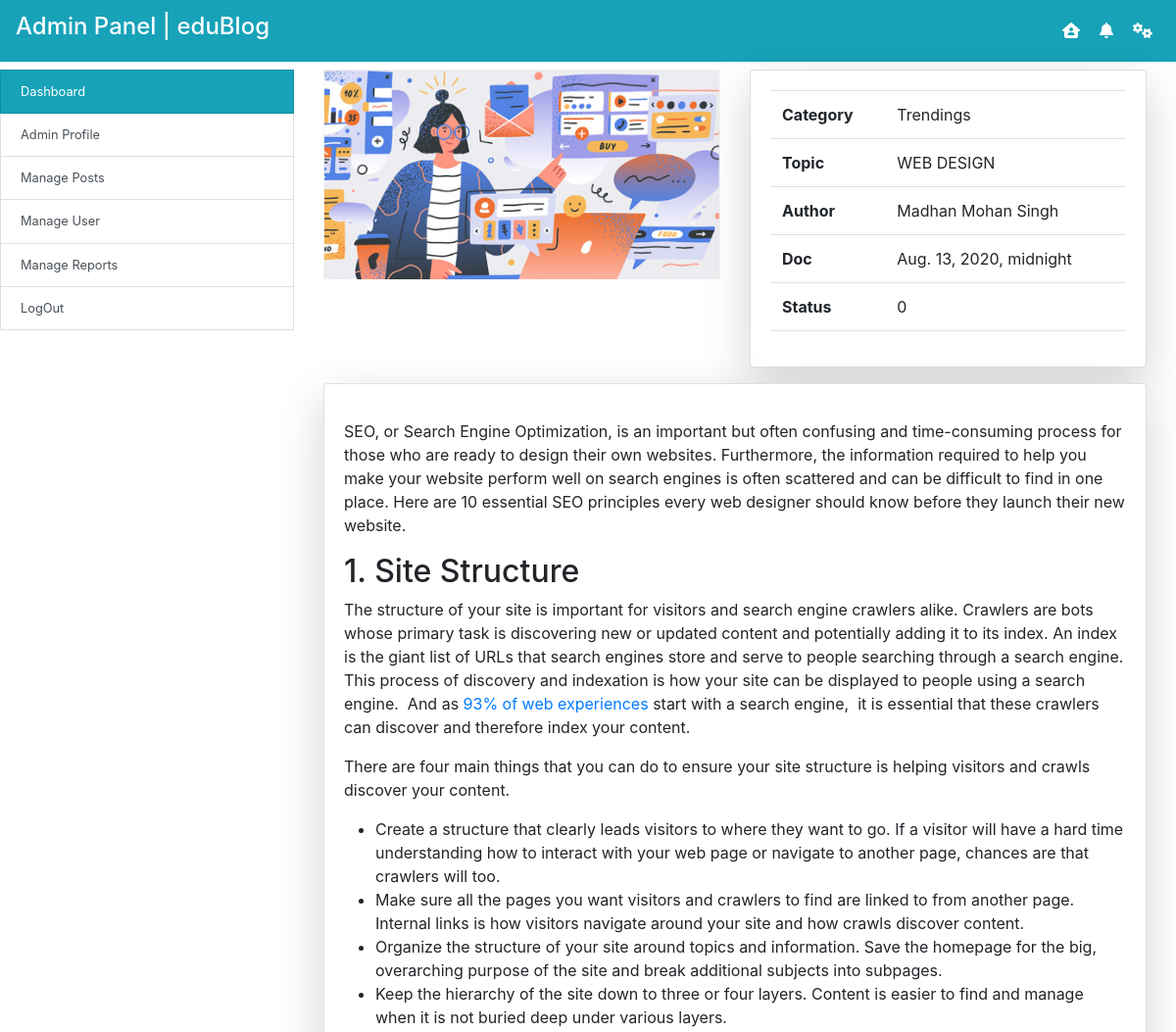
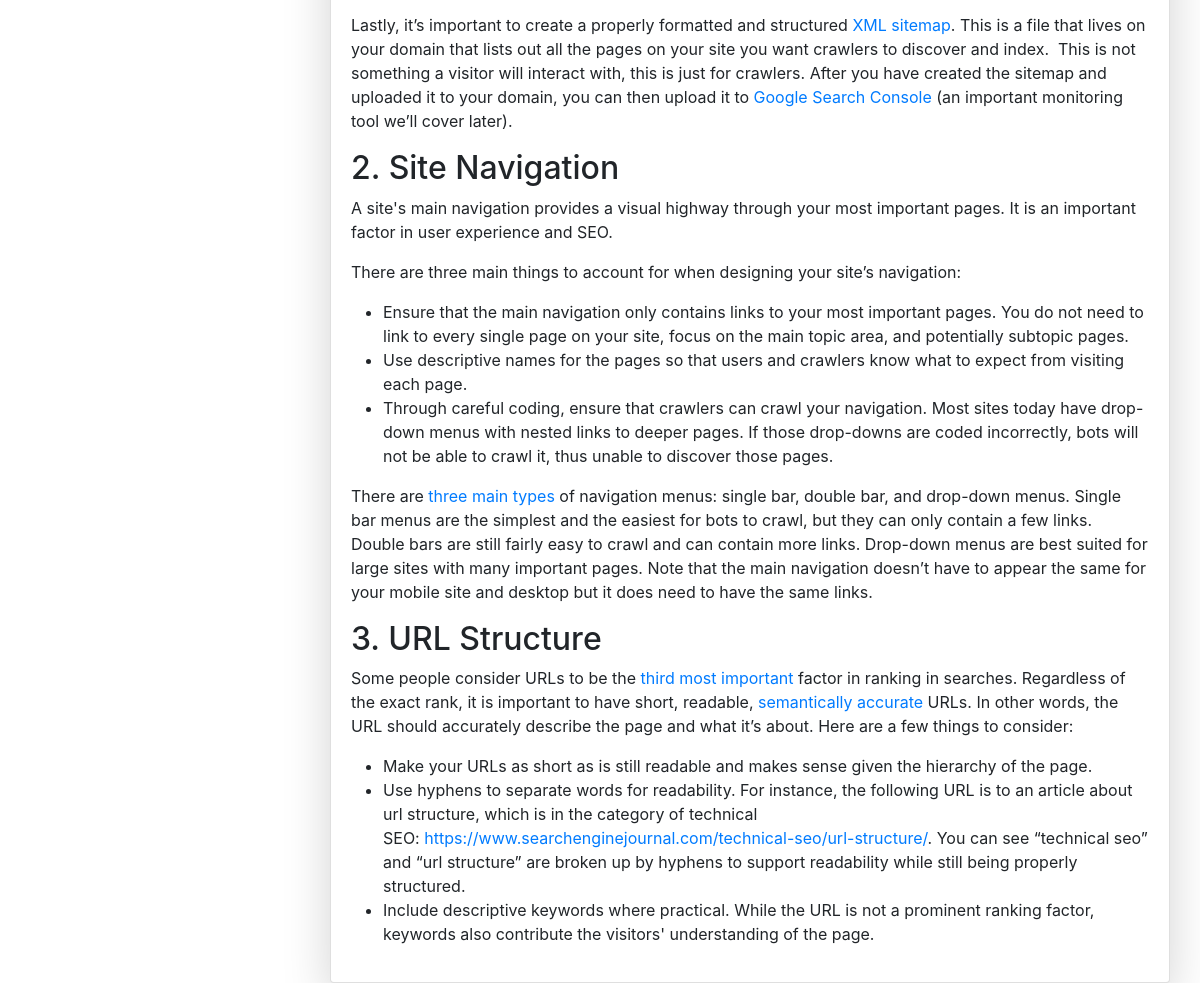
The page /secure_viewpost/1 on the database its author committed (2 pictures, top to bottom).
### datawork/models.py (models this page shows, shortened)
class Posts(models.Model):
    post_id = models.AutoField(primary_key=True)
    post_name = models.CharField(max_length=200, null=True)
    post_category = models.ForeignKey(Category, on_delete=models.CASCADE)
    post_topic = models.ForeignKey(Topic, on_delete=models.CASCADE)
    post_image = models.ImageField(upload_to="media")
    post_description = RichTextField(blank=True, null=True)
    post_doc = models.DateTimeField(default=timezone.now)
    post_user = models.ForeignKey(NewUser, on_delete=models.CASCADE, null=True)
    STATUS = (("0", "Approved"), ("1", "Pending"))
    post_status = models.CharField(max_length=30, choices=STATUS, default="1")

class Category(models.Model):
    cat_id = models.AutoField(primary_key=True)
    cat_title = models.CharField(max_length=200)
    cat_doc = models.DateTimeField(default=timezone.now)
    def __str__(self):
        return self.cat_title

class Topic(models.Model):
    top_id = models.AutoField(primary_key=True)
    top_title = models.CharField(max_length=200)
    top_cat = models.ForeignKey(Category, on_delete=models.CASCADE)
    top_doc = models.DateTimeField(default=timezone.now)
    def __str__(self):
        return self.top_title

class NewUser(models.Model):
    nu_id = models.AutoField(primary_key=True)
    nu_name = models.CharField(max_length=200)
    nu_city = models.CharField(max_length=200, null=True)
    nu_state = models.CharField(max_length=200, null=True)
    nu_image = models.ImageField(upload_to="media")
    nu_doc = models.DateField()
    nu_address = models.TextField()
    nu_phone = models.CharField(max_length=200)
    nu_email = models.EmailField()
    nu_password = models.CharField(max_length=200)
    nu_myself = models.TextField()
    def __str__(self):
        return self.nu_name

### datawork/views.py (the view)
# urls.py: path('secure_viewpost/<int:post_id>', views.secure_viewpost, name="secure_viewpost"),
def secure_viewpost(r, post_id):
    data = {
        "view": Posts.objects.filter(post_id=post_id)
    }
    return render(r, "secure/view_post.html",data)

### templates/secure/view_post.html
{% extends 'secure/base.html' %}
{% load static %}
{% block secure_viewpost %}
    <div class="container">
        <div class="row">
            {% for v in view %}
                <div class="col-lg-6">
                    <img src="{{ v.post_image.url }}" alt="" class="card-img-top mt-2">
                </div>
                <div class="col-lg-6">
                    <div class="card mt-2 shadow-lg">
                        <div class="card-body">
                            <table class="table">
                                <tr>
                                    <th>Category</th>
                                    <td>{{ v.post_category }}</td>
                                </tr>
                                <tr>
                                    <th>Topic</th>
                                    <td>{{ v.post_topic }}</td>
                                </tr>
                                <tr>
                                    <th>Author</th>
                                    <td>{{ v.post_user }}</td>
                                </tr>
                                <tr>
                                    <th>Doc </th>
                                    <td>{{ v.post_doc }}</td>
                                </tr>
                                <tr>
                                    <th>Status </th>
                                    <td>{{ v.post_status }}</td>
                                </tr>
                            </table>
                        </div>
                    </div>
                </div>
                <div class="col-lg-12 mt-3">
                    <div class="card shadow-lg">
                        <div class="card-body">
                            <p class="card-text">{{ v.post_description|safe }}</p>
                        </div>
                    </div>
                </div>
            {% endfor %}
        </div>
    </div>
{% endblock %}

### rows shown on the page
Posts: post_image (picture), post_category "Trendings", post_topic "WEB DESIGN", post_user "Madhan Mohan Singh", post_doc "Aug. 13, 2020, midnight", post_status "0", post_description "SEO, or Search Engine Optimization, is an important but often confusing and time-consuming process for those who are ready to design their own websites. Furthermore, the information required to help you make your website perform well on search engines is often scattered and can be difficult to find in one place. Here are 10 essential SEO principles every web designer should know before they launch their new website. 1. Site Structure The structure of your site is important for visitors and search engine crawlers alike. Crawlers are bots whose primary task is discovering new or updated content and potentially adding it to its index. An index is the giant list of URLs that search engines…"
